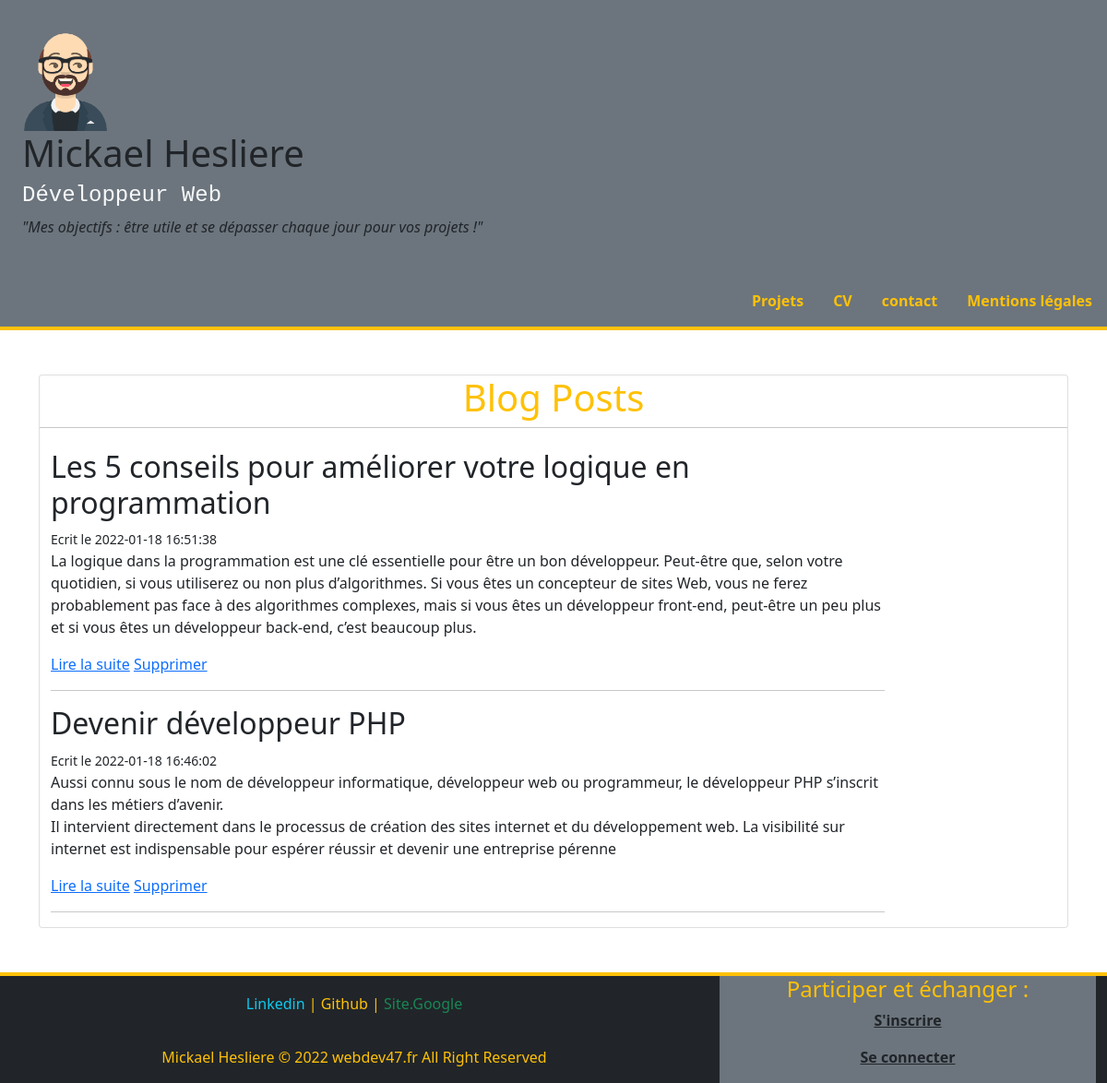
The page / on the database its author committed.
### tables this page shows
CREATE TABLE IF NOT EXISTS `posts` (
  `id` int(11) NOT NULL AUTO_INCREMENT,
  `titre` varchar(255) NOT NULL,
  `chapo` longtext NOT NULL,
  `contenu` longtext NOT NULL,
  `auteur` varchar(100) NOT NULL,
  `date` datetime NOT NULL,
  `content_id` int(11) DEFAULT NULL,
  PRIMARY KEY (`id`)
);

### libraries/Renderer.php (called while the page is built, shortened)
<?php
class Renderer {
    public static  function render(string $path, array $variables = [])
    {
        extract($variables);
        require('templates/'. $path . '.html.php');
        $pageContent = ob_get_clean();
        require('templates/layout.html.php');
    }
}

### libraries/controllers/Post.php (called while the page is built, shortened)
<?php
class Post extends Controller
{
    public function index() {
        $posts = $this->model->findAll("date DESC");
        \Renderer::render('posts/index', compact('pageTitle', 'posts'));
    }
}

### libraries/Application.php (called while the page is built, shortened)
<?php
class Application {
    public static function process()
    {
        $task = "index";
        $controller = new $controllerName();
        $controller->$task();
    }
}

### index.php (called while the page is built)
<?php
require_once('libraries/autoload.php');
\Application::process();

### libraries/controllers/Controller.php (called while the page is built, shortened)
<?php
abstract class Controller
{
    public function __construct()
    {
        $this->model = new $this->modelName();
    }
}

### libraries/autoload.php (called while the page is built, shortened)
<?php
spl_autoload_register(function ($className) {
    $className = str_replace("\\", "/", $className);
});

### libraries/Database.php (called while the page is built)
<?php
class Database {
    private static $instance = null;
    public static function getPdo(): PDO
    {
        if (self::$instance === null) {
            self::$instance = new PDO('mysql:host=localhost;dbname=blog;charset=utf8', 'root', '', [
                PDO::ATTR_ERRMODE => PDO::ERRMODE_EXCEPTION,
                PDO::ATTR_DEFAULT_FETCH_MODE => PDO::FETCH_ASSOC
            ]);
        }
        return self::$instance;
    }
}

### libraries/models/Model.php (called while the page is built, shortened)
<?php
abstract class Model
{
    protected $pdo;
    protected $table;
    public function __construct()
    {
        $this->pdo = \Database::getPdo();
    }
    public function findAll(?string $order = ""): array
    {
        $sql = "SELECT * FROM {$this->table}";
        if ($order) {
            $sql .= " ORDER BY " . $order;
        }
        $resultats = $this->pdo->query($sql);
        $post = $resultats->fetchAll();
        return $post;
    }
}

### templates/posts/index.html.php (the view)
<div class="container">
    <div class="row">
        <h1 class="text-center text-warning">Blog Posts</h1>
        <hr>
        <br>
        <div class="col col-10">
            <?php foreach ($posts as $post) : ?>
                <h2><?= $post['titre'] ?></h2>
                <small>Ecrit le <?= $post['date'] ?></small><br>
                <p><?= $post['chapo'] ?></p>
                <a href="index.php?controller=post&task=show&id=<?= $post['id'] ?>">Lire la suite</a>
                <a href="index.php?controller=post&task=delete&id=<?= $post['id'] ?>" onclick="return window.confirm(`Êtes vous sur de vouloir supprimer cet article ?!`)">Supprimer</a>
                <br>
                <hr>
            <?php endforeach ?>
        </div>
    </div>
</div>

### templates/layout.html.php (shortened to what this page needs)
<!DOCTYPE html>
<html lang="fr">
<head>
    <link href="https://cdn.jsdelivr.net/npm/bootstrap@5.1.3/dist/css/bootstrap.min.css" rel="stylesheet">
</head>
<body>
    <header class="border-bottom border-warning border-4">
        <div class="row accordion-header bg-secondary">
            <div class="col p-sm-4">
                <img src="././images/avartar-webdev47.png" alt="avatar" width="10%" class="m-sm-auto">
               <div class="row m-lg-auto">
                   <h1><a href="index.php" class="text-dark text-decoration-none">Mickael Hesliere</a></h1>
                   <h4 class="font-monospace text-light">Développeur Web</h4>
                   <p><i>"Mes objectifs : être utile et se dépasser chaque jour pour vos projets !"</i></p>
               </div>
            </div>
            <div class="d-flex flex-row bd-highlight justify-content-end">
               <a href="index.php?controller=projects&task=index" class="text-warning text-decoration-none m-3"><b>Projets</b></a>
                <a href="index.php?controller=cv&task=index" class="text-warning text-decoration-none m-3"><b>CV</b></a>
                <a href="index.php?controller=contact&task=create"" class="text-warning text-decoration-none m-3"><b>contact</b></a>
               <a href="index.php?controller=mentions&task=index" class="text-warning text-decoration-none m-3"><b>Mentions légales</b></a>
            </div>
        </div>
    </header>
    <div class="container">
        <div class="card card-text mb-5 mt-5" >
            <?= $pageContent ?>
        </div>
    </div>
    <footer class="footer position-relative mb-0 border-top border-warning border-4">
        <div class="row bg-dark text-warning ">
            <div class="row col-8 d-flex align-items-end text-center">
                <p>
                    <a href="#" class="text-info text-decoration-none">Linkedin </a
                    <a href="#" class="text-light text-decoration-none"> | Github | </a>
                    <a href="#" class="text-success text-decoration-none"> Site.Google</a>
                </p>
                <p class="text-warning">Mickael Hesliere &copy; 2022 webdev47.fr All Right Reserved</p>
            </div>
            <div class="col col-4 bg-secondary">
                <div class="row">
                    <h4 class="text-center">Participer et échanger :</h4>
                </div>
                <div class="row text-center">
                    <p><a href="index.php?controller=register&task=create" class="text-dark"><b>S'inscrire</b></a></p>
                    <p><a href="index.php?controller=connexion&task=insert" class="text-dark"><b>Se connecter</b></a></p>
                </div>
            </div>
        </div>
    </footer>
</body>
</html>

### rows shown on the page
posts: titre "Les 5 conseils pour améliorer votre logique en programmation", date "2022-01-18 16:51:38", chapo "La logique dans la programmation est une clé essentielle pour être un bon développeur. Peut-être que, selon votre quotidien, si vous utiliserez ou non plus d’algorithmes. Si vous êtes un concepteur de sites Web, vous ne ferez probablement pas face à des algorithmes complexes, mais si vous êtes un développeur front-end, peut-être un peu plus et si vous êtes un développeur back-end, c’est beaucoup plus."
posts: titre "Devenir développeur PHP", date "2022-01-18 16:46:02", chapo "Aussi connu sous le nom de développeur informatique, développeur web ou programmeur, le développeur PHP s’inscrit dans les métiers d’avenir. Il intervient directement dans le processus de création des sites internet et du développement web. La visibilité sur internet est indispensable pour espérer réussir et devenir une entreprise pérenne"
